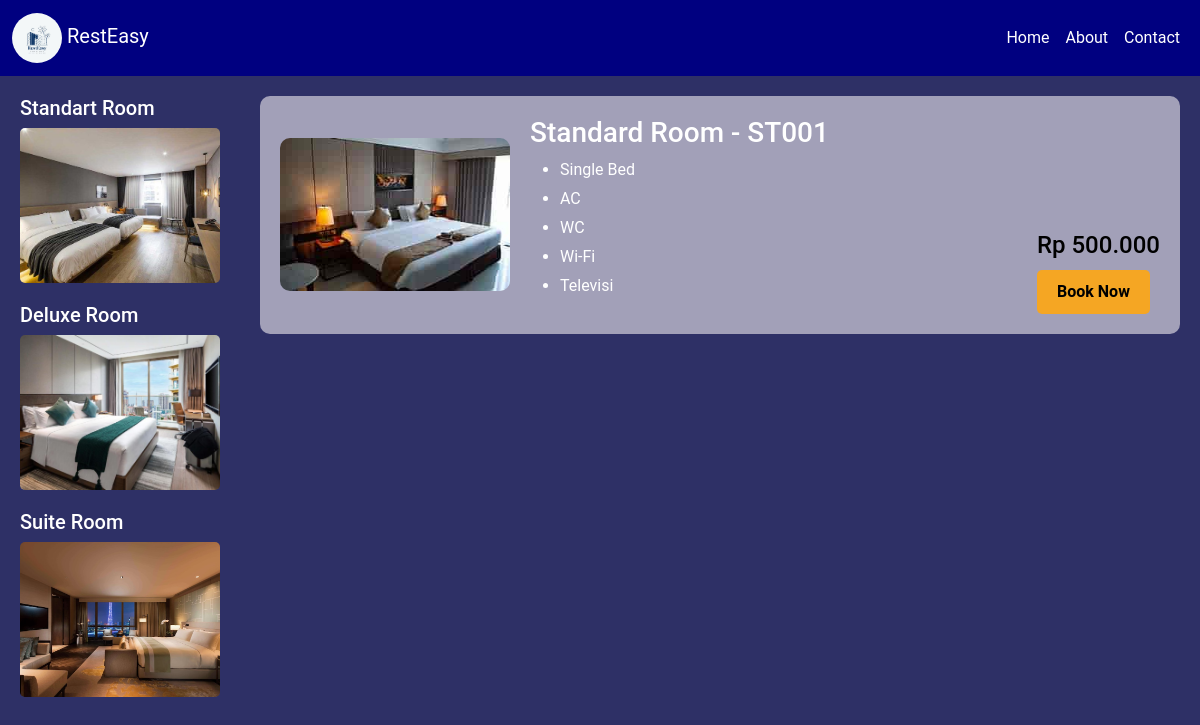
Page /daftar_standart.php on the committed database.
### tables this page shows
CREATE TABLE `kamar` (
  `id` varchar(11) NOT NULL,
  `tipe` varchar(100) NOT NULL,
  `kasur` varchar(100) NOT NULL,
  `fasilitas` text NOT NULL,
  `harga` decimal(10,2) NOT NULL,
  `gambar` varchar(255) NOT NULL,
  `rekomendasi` tinyint(1) DEFAULT 0,
  `tersedia` tinyint(1) NOT NULL DEFAULT 1
);

### daftar_standart.php (the view, shortened to what this page needs)
<?php
include 'koneksi.php';
$query = mysqli_query($koneksi, "SELECT * FROM kamar WHERE tipe = 'standard' AND tersedia = 1");
?>
<!DOCTYPE html>
<html lang="id">
<head>
    <link href="https://cdn.jsdelivr.net/npm/bootstrap@5.3.3/dist/css/bootstrap.min.css" rel="stylesheet">
    <link href="https://cdnjs.cloudflare.com/ajax/libs/font-awesome/5.15.3/css/all.min.css" rel="stylesheet"/>
    <link href="styledkamar.css" rel="stylesheet"/>
</head>
<body>
    <nav class="navbar navbar-expand-lg navbar-dark" style="background-color: #000080;">
        <div class="container-fluid">
            <a class="navbar-brand" href="#">
                <img src="logo_resteasy.jpg" alt="Logo" width="50" height="50" class="rounded-circle">
                RestEasy
            </a>
            <div class="collapse navbar-collapse" id="navbarNav">
                <ul class="navbar-nav ms-auto">
                    <li class="nav-item">
                        <a class="nav-link text-white" href="dashboard2.php">Home</a>
                    </li>
                    <li class="nav-item">
                        <a class="nav-link text-white" href="dashboard2.php#about">About</a>
                    </li>
                    <li class="nav-item">
                        <a class="nav-link text-white" href="dashboard2.php#contact">Contact</a>
                    </li>
                </ul>
            </div>
        </div>
    </nav>
    <div class="layout">
        <div class="sidebar">
            <h2>Standart Room</h2>
            <a href="daftar_standart.php">
                <img alt="Standart Room" src="bg2.1.jpg" />
            </a>
            <h2>Deluxe Room</h2>
            <a href="daftar_deluxe.php">
                <img alt="Deluxe Room" src="bg2.2.jpg" />
            </a>
            <h2>Suite Room</h2>
            <a href="daftar_suite.php">
                <img alt="Suite Room" src="bg2.3.jpg" />
            </a>
        </div>
        <div class="content">
            <?php while ($data = mysqli_fetch_assoc($query)) { ?>
            <div class="room-card">
                <img alt="<?php echo htmlspecialchars($data['tipe']); ?>" src="images/<?php echo htmlspecialchars($data['gambar']); ?>"/>
                <div class="room-info">
                    <h3><?php echo htmlspecialchars($data['tipe']); ?> Room - <?php echo htmlspecialchars($data['id']); ?></h3>
                    <ul>
                        <li><?php echo htmlspecialchars($data['kasur']); ?> Bed</li>
                        <?php
                        $fasilitasArray = explode(',', $data['fasilitas']);
                        foreach ($fasilitasArray as $fasilitas) {
                            echo '<li>' . htmlspecialchars(trim($fasilitas)) . '</li>';
                        }
                        ?>
                    </ul>
                </div>
                <div class="room-price">
                    <h4>Rp <?php echo number_format($data['harga'], 0, ',', '.'); ?></h4>
                    <a href="Formulir_Pemesanan.php"><button>Book Now</button></a>
                </div>
            </div>
            <?php } ?>
        </div>
    </div>
</body>
</html>

### styledkamar.css (style rules this page uses)
body { margin: 0; font-family: 'Roboto', sans-serif; background-color: #2e3066; color: white; }
.layout { display: flex; min-height: 100vh; margin: 0; }
.sidebar { background-color: #2e3066; padding: 20px; width: 240px; height: 100vh; position: sticky; top: 0; overflow-y: auto; scrollbar-width: thin; scrollbar-color: #f5a623 #2e3066; }
.sidebar h2 { font-size: 20px; margin-top: 0; }
.sidebar img { width: 100%; height: 155px; object-fit: cover; border-radius: 5px; margin-bottom: 20px; }
.content { flex-grow: 1; padding: 20px; background-color: #2e3066; margin: 0; }
.room-card { background-color: #A2A0B8; border-radius: 10px; padding: 20px; margin-bottom: 20px; display: flex; align-items: center; color: black; transition: all 0.3s ease; }
.room-card img { width: 230px; border-radius: 10px; margin-right: 20px; }
.room-info { flex-grow: 1; }
.room-info h3 { margin-top: 0; color: white; }
.room-info ul { list-style-type: disc; padding-left: 30px; color: #ffffff; }
.room-info ul li { margin-bottom: 5px; }
.room-price { text-align: left; display: flex; flex-direction: column; justify-content: flex-end; align-items: flex-start; margin-top: auto; }
.room-price h4 { margin: 0 0 10px 0; }
.room-price button { background-color: #f5a623; border: none; padding: 10px 20px; color: black; font-weight: bold; border-radius: 5px; cursor: pointer; transition: background-color 0.3s ease, transform 0.3s ease; }

### rows in the picture
kamar: gambar (picture), tipe "Standard", id "ST001", kasur "Single", fasilitas "AC", fasilitas "WC", fasilitas "Wi-Fi", fasilitas "Televisi", harga "500.000"
